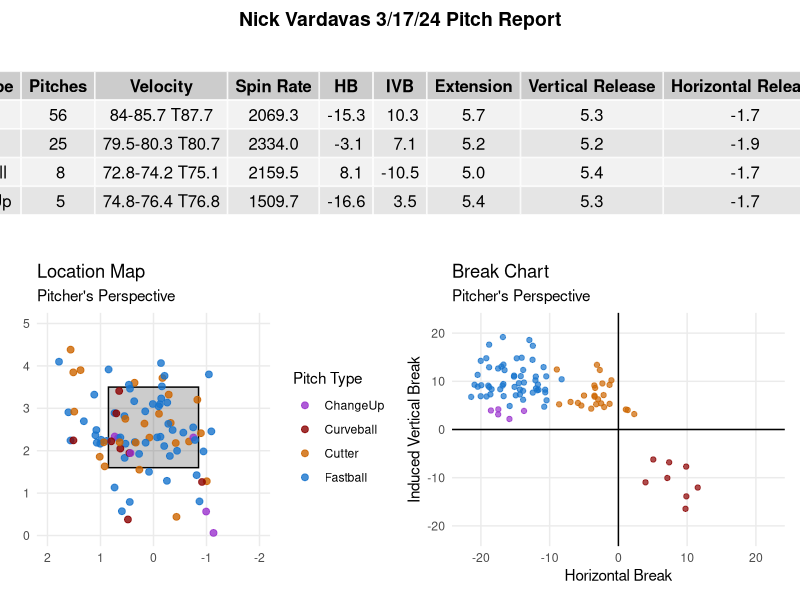
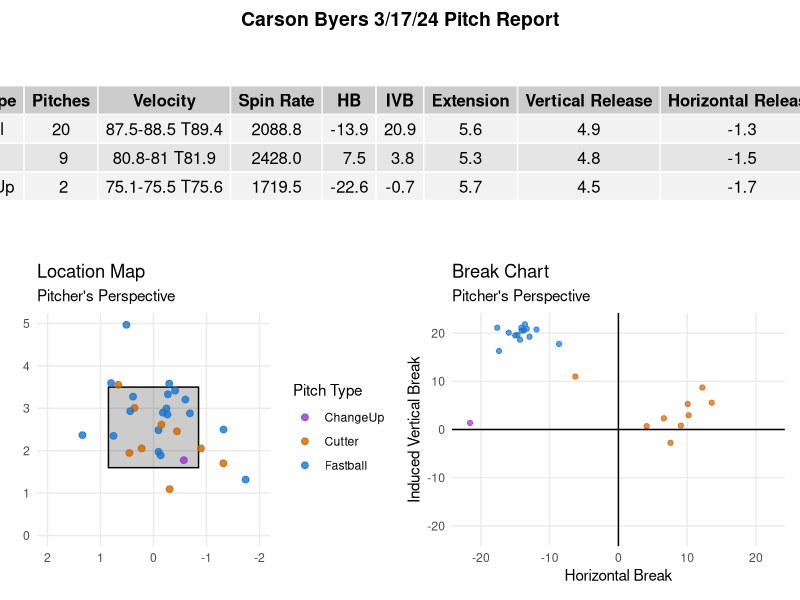
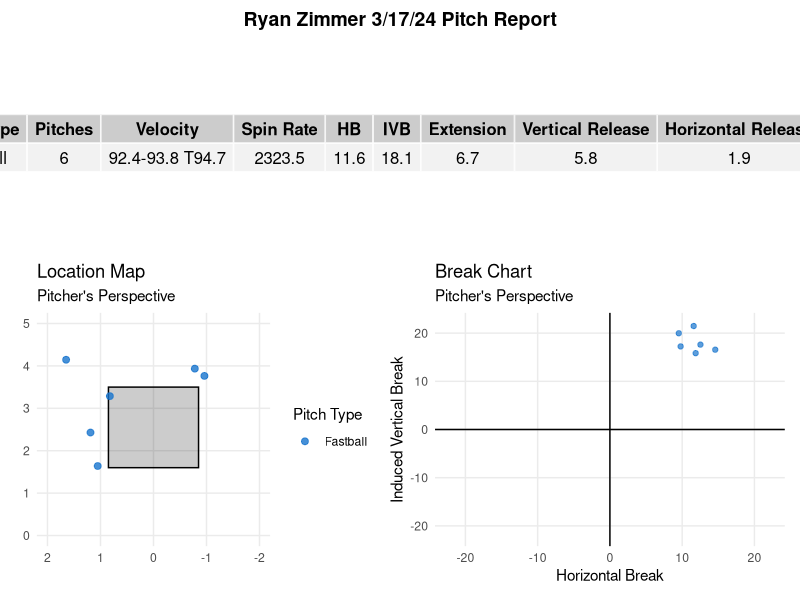
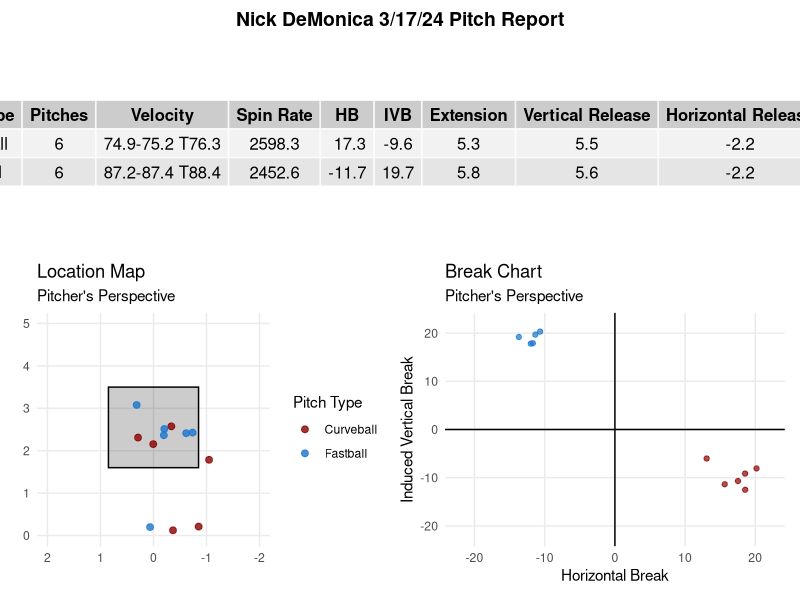

Write the R code that produced these figures, in order.
###############################################

## Creating Trackman Reports
## Will Paz
## 7.11.24

###############################################
# Load necessary packages
library(tidyverse)
library(patchwork)
library(gridExtra)
library(grid)
library(kableExtra)

###############################################
# Read in the data
df <- read_csv("20240317-McKieFieldStad-1_unverified.csv") # Change file as needed
glimpse(df)

###############################################

#-------------- Find the pitchers -------------

findPitchers <- function(df) {
  pitchers <- unique(df %>%
                       filter(PitcherTeam == "MIA_RED") %>% # Change if needed
                       pull(Pitcher)) 
  return(pitchers)
}

###############################################

#---------------- Find the date ---------------

findDate <- function(df) {
  date <- unique(df$Date)
  return(date)
}

###############################################

#----- Create pitcher specific dataframe ------

pitcherDF <- function(df, pitcher) {
  pitcherDF <- df %>% 
    filter(Pitcher == pitcher)
  return(pitcherDF)
}

###############################################

#------------------ NAME ----------------------

###############################################

#------------ Name reformatting ---------------

reformatName <- function(pitcher) {
  # Split the pitcher's name into Last and First
  names <- str_split(pitcher, ", ")[[1]]
  first <- names[2]
  last <- names[1]
  full_name <- paste(first, last)
  return(full_name)
}

#------------ Name sanitizing ---------------

sanitizeName <- function(name) {
  # Replace spaces and special characters with underscores
  sanitized_name <- gsub("[^A-Za-z0-9]", "_", name)
  return(sanitized_name)
}

###############################################

#------------------ DATE ----------------------

###############################################

#------------ Adjust the date -----------------

adjustDate <- function(date) {
  # Reformat the date to mm/dd/yy format
  date <- as.Date(date)
  formatted_date <- format(date, "%m/%d/%y")
  
  # Adjust formatted date to remove leading zero if present
  formatted_date <- gsub("0([1-9]/)", "\\1", formatted_date)
  
  return(formatted_date)
}

#------------ Sanitize the date for filename -----------------

sanitizeDate <- function(date) {
  # Reformat the date to mm_dd_yy format
  date <- as.Date(date)
  formatted_date <- format(date, "%m_%d_%y")
  
  return(formatted_date)
}

###############################################

#--------- Create the table summary -----------

tableSummary <- function(df, pitcher, date) {
  
  # Reformat the name
  full_name <- reformatName(pitcher)
  
  # Reformat the date
  formatted_date <- adjustDate(date)
  
  # Aggregate Data
  FinalPitches <- df %>%
    group_by(TaggedPitchType) %>%
    rename("Pitch Type" = "TaggedPitchType") %>%
    summarise(
      Pitches = n(),
      Velocity = paste0(
        round(quantile(RelSpeed, 0.25, na.rm = TRUE), 1), "-", 
        round(quantile(RelSpeed, 0.75, na.rm = TRUE), 1), " T", 
        round(max(RelSpeed, na.rm = TRUE), 1)
      ),
      `Spin Rate` = mean(SpinRate, na.rm = TRUE),
      HB = mean(HorzBreak, na.rm = TRUE),
      IVB = mean(InducedVertBreak, na.rm = TRUE),
      Extension = mean(Extension, na.rm = TRUE),
      `Vertical Release` = mean(RelHeight, na.rm = TRUE),
      `Horizontal Release` = mean(RelSide, na.rm = TRUE),
      VAA = mean(VertApprAngle, na.rm = TRUE)
    ) %>%
    arrange(desc(Pitches)) %>%
    mutate_at(vars(-`Pitch Type`, -Velocity), list(~ round(., 1)))
  
  # Create the tableGrob object
  table <- tableGrob(FinalPitches, rows = NULL)
  
  # Add a title to the table
  title_text <- paste(full_name, formatted_date, "Pitch Report")
  title <- textGrob(title_text, gp = gpar(fontsize = 14, fontface = "bold"))
  
  # Combine the title and table into a single grob
  table_with_title <- arrangeGrob(title, table, ncol = 1, heights = c(0.1, 1.0))
  
  return(table_with_title)
}

###############################################

#--------- Create the break chart -------------

breakChart <- function(df) {
  # Define a color palette with enough colors
  pitch_types <- unique(df$TaggedPitchType)
  colors <- c("Fastball" = "dodgerblue3"  , "Cutter" = "darkorange3", 
              "Curveball" = "darkred", "Sinker" = "goldenrod3", 
              "Slider" = "darkolivegreen3", "ChangeUp" = "darkorchid3",
              "Splitter" = "darkorchid3")
  
  breakChart <- ggplot(df, aes(x = HorzBreak,
                               y = InducedVertBreak,
                               color = TaggedPitchType)) +
    geom_point(size = 1.5, alpha = 0.7) +
    xlim(-22, 22) +
    ylim(-22, 22) +
    geom_hline(yintercept = 0) +
    geom_vline(xintercept = 0) +
    theme_minimal() +
    labs(title = "Break Chart",
         subtitle = "Pitcher's Perspective",
         x = "Horizontal Break",
         y = "Induced Vertical Break") +
    scale_color_manual(values = colors) +
    theme(panel.grid.minor = element_blank(),
          legend.position = "none")
  return(breakChart)
}

###############################################

#--------- Create the location chart ----------

locationChart <- function(df) {
  # Define a color palette with enough colors
  pitch_types <- unique(df$TaggedPitchType)
  colors <- c("Fastball" = "dodgerblue3"  , "Cutter" = "darkorange3", 
              "Curveball" = "darkred", "Sinker" = "goldenrod3", 
              "Slider" = "darkolivegreen3", "ChangeUp" = "darkorchid3",
              "Splitter" = "darkorchid3")
  
  df$PlateLocSide <- df$PlateLocSide * -1 #reversed to get pitcher pov
  locationMap <- ggplot(data = df, mapping = aes(x = PlateLocSide,
                                                 y = PlateLocHeight,
                                                 color = TaggedPitchType))+
    xlim(c(2,-2)) +
    ylim(c(0,5)) +
    coord_fixed(0.8) +
    annotate('rect', xmin = -0.85, xmax = 0.85, ymin = 1.6,
             ymax = 3.5, color = "black", fill = "black", alpha = 0.2) +
    labs(title = "Location Map",
         subtitle = "Pitcher's Perspective",
         x = element_blank(),
         y = element_blank(),
         color = "Pitch Type") +
    scale_color_manual(values = colors) +
    theme_minimal() +
    theme(panel.grid.minor = element_blank())
  
  locationMap <- locationMap + geom_point(alpha = 0.8, size = 2.0) 
  return(locationMap)
}

###############################################

#------------- Create the report --------------

createReports <- function(df) {
  pitchers <- findPitchers(df)
  date <- findDate(df)
  
  for (pitcher in pitchers) {
    # Creates a pitcher specific dataframe
    pitcher_df <- pitcherDF(df, pitcher)
    
    # Get the elements of the dashboard
    table <- tableSummary(pitcher_df, pitcher, date)
    breakChart <- breakChart(pitcher_df)
    locationChart <- locationChart(pitcher_df)
    
    # Sets the plot layout
    plot_layout <- "
    AA
    BC"
    
    # Wraps into the dashboard
    dashboard <- wrap_plots(table, locationChart, breakChart, design = plot_layout)
    
    # Save the dashboard as an image file in the current working directory
    full_name <- reformatName(pitcher)
    sanitized_name <- sanitizeName(full_name)
    sanitized_date <- sanitizeDate(date)
    file_name <- paste0(sanitized_name, "_Pitch_Profile_", sanitized_date, ".png")
    
    # Saves the image
    ggsave(filename = file_name[1], plot = dashboard, width = 12, height = 8)
  }
}

###############################################
# Create and save the reports in the current working directory
createReports(df)
